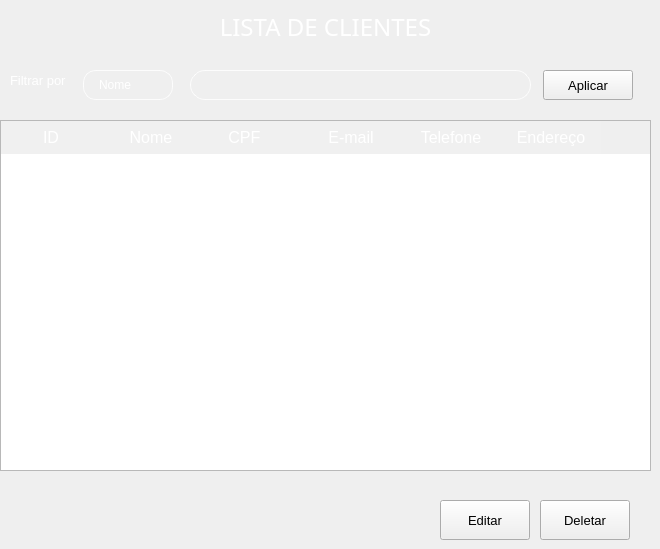
    <widget class="QWidget" name="page">
     <widget class="QLabel" name="label_46">
      <property name="geometry">
       <rect>
        <x>0</x>
        <y>0</y>
        <width>651</width>
        <height>55</height>
       </rect>
      </property>
      <property name="font">
       <font>
        <family>Montserrat Medium</family>
        <pointsize>14</pointsize>
        <italic>false</italic>
       </font>
      </property>
      <property name="styleSheet">
       <string notr="true">QLabel {
	background-color: qlineargradient(spread:pad, x1:0, y1:0, x1:0, y1:1, 
                                 stop:0 rgba(0, 50, 150, 255), 
                                 stop:1 rgba(51, 156, 255, 255));
	color: rgb(255, 255, 255);
    border: 1one;                         /* Remove borda padrão */
    }
</string>
      </property>
      <property name="text">
       <string>&lt;html&gt;&lt;head/&gt;&lt;body&gt;&lt;p align=&quot;center&quot;&gt;&lt;span style=&quot; font-size:18pt; color:#ffffff;&quot;&gt;LISTA DE CLIENTES&lt;/span&gt;&lt;/p&gt;&lt;/body&gt;&lt;/html&gt;</string>
      </property>
     </widget>
     <widget class="QTableWidget" name="tablewidgetClientes">
      <property name="geometry">
       <rect>
        <x>0</x>
        <y>120</y>
        <width>651</width>
        <height>351</height>
       </rect>
      </property>
      <property name="font">
       <font>
        <family>MS Shell Dlg 2</family>
        <pointsize>12</pointsize>
        <weight>50</weight>
        <bold>false</bold>
       </font>
      </property>
      <property name="styleSheet">
       <string notr="true">/* Remove todos os espaços e bordas entre os cabeçalhos */
QHeaderView {
    border: 1px;                         /* Remove bordas externas */
    margin: 0px;                         /* Remove margens */
    padding: 0px;                        /* Remove espaçamento */
}

/* Cabeçalho horizontal (linha de títulos) */
QHeaderView::section:horizontal {
    background-color: rgba(255, 255, 255, 20);  /* Azul */
    color: white;
    border: 1px;                         /* Sem bordas */
    padding: 5px 10px;                   /* Espaçamento interno */
}

/* Cabeçalho vertical (linha lateral) */
QHeaderView::section:vertical {
    background-color: rgba(255, 255, 255, 20);  /* Mesmo azul */
    color: white;
    border: 1px;
    padding: 10px 5px;
}

/* Canto superior esquerdo (onde os cabeçalhos se encontram) */
QTableCornerButton::section {
    background-color: rgba(255, 255, 255, 20);  /* Azul para unificar visual */
    border: 1px;
}</string>
      </property>
      <column>
       <property name="text">
        <string>ID</string>
       </property>
      </column>
      <column>
       <property name="text">
        <string>Nome</string>
       </property>
      </column>
      <column>
       <property name="text">
        <string>CPF   </string>
       </property>
      </column>
      <column>
       <property name="text">
        <string>E-mail</string>
       </property>
      </column>
      <column>
       <property name="text">
        <string>Telefone</string>
       </property>
      </column>
      <column>
       <property name="text">
        <string>Endereço</string>
       </property>
      </column>
     </widget>
     <widget class="QPushButton" name="editButton">
      <property name="geometry">
       <rect>
        <x>440</x>
        <y>500</y>
        <width>90</width>
        <height>40</height>
       </rect>
      </property>
      <property name="font">
       <font>
        <family>MS Shell Dlg 2</family>
        <pointsize>10</pointsize>
        <weight>50</weight>
        <italic>false</italic>
        <bold>false</bold>
       </font>
      </property>
      <property name="text">
       <string>Editar</string>
      </property>
     </widget>
     <widget class="QPushButton" name="dellButton">
      <property name="geometry">
       <rect>
        <x>540</x>
        <y>500</y>
        <width>90</width>
        <height>40</height>
       </rect>
      </property>
      <property name="font">
       <font>
        <family>MS Shell Dlg 2</family>
        <pointsize>10</pointsize>
        <weight>50</weight>
        <italic>false</italic>
        <bold>false</bold>
       </font>
      </property>
      <property name="text">
       <string>Deletar</string>
      </property>
     </widget>
     <widget class="QLabel" name="label_13">
      <property name="geometry">
       <rect>
        <x>10</x>
        <y>70</y>
        <width>60</width>
        <height>20</height>
       </rect>
      </property>
      <property name="font">
       <font>
        <pointsize>10</pointsize>
       </font>
      </property>
      <property name="styleSheet">
       <string notr="true">QLabel {
    background: transparent;
    color: white; /* ou o azul da paleta: #339CFF */
    border: 1one;
    padding: 0px;
}
</string>
      </property>
      <property name="text">
       <string>Filtrar por</string>
      </property>
     </widget>
     <widget class="QPushButton" name="btn_pesquisa">
      <property name="geometry">
       <rect>
        <x>543</x>
        <y>70</y>
        <width>90</width>
        <height>30</height>
       </rect>
      </property>
      <property name="font">
       <font>
        <pointsize>10</pointsize>
       </font>
      </property>
      <property name="text">
       <string>Aplicar</string>
      </property>
     </widget>
     <widget class="QComboBox" name="combo_pesquisa">
      <property name="geometry">
       <rect>
        <x>83</x>
        <y>70</y>
        <width>90</width>
        <height>30</height>
       </rect>
      </property>
      <property name="styleSheet">
       <string notr="true">QComboBox {
    border: 1px solid rgba(255, 255, 255, 200);  /* Borda visível */
    border-radius: 13px;
    background-color: transparent;              /* Totalmente transparente */
    padding: 5px 15px;
    color: white;
    font-size: 12px;
    background-clip: padding-box;
}

QComboBox:focus {
    border: 1px solid rgba(255, 255, 255, 255);  /* Borda mais forte no foco */
    background-color: rgba(255, 255, 255, 36);   /* Leve destaque no foco */
}

/* Remove o botão e a seta */
QComboBox::drop-down {
    border: 1one;
    background: transparent;
    width: 0px;  /* Esconde o espaço reservado pra seta */
}

QComboBox::down-arrow {
    width: 0;
    height: 0;
    border: 1one;
}

/* Dropdown com estilo flat e legível */
QComboBox QAbstractItemView {
    background-color: #2A2A2A;              /* Fundo da lista */
    color: white;                           /* Texto das opções */
    border: 1px solid rgba(255, 255, 255, 50);
    border-radius: 8px;
    selection-background-color: #339CFF;    /* Azul no hover/seleção */
    selection-color: black;
}
</string>
      </property>
      <property name="currentText">
       <string>Nome</string>
      </property>
      <property name="placeholderText" stdset="0">
       <string/>
      </property>
      <item>
       <property name="text">
        <string>Nome</string>
       </property>
      </item>
      <item>
       <property name="text">
        <string>CPF</string>
       </property>
      </item>
     </widget>
     <widget class="QLineEdit" name="line_pesquisa_CLIENTE">
      <property name="geometry">
       <rect>
        <x>190</x>
        <y>70</y>
        <width>341</width>
        <height>30</height>
       </rect>
      </property>
      <property name="styleSheet">
       <string notr="true">QLineEdit {
    /* Borda e fundo */
    border: 1px solid rgba(255, 255, 255, 200);
    border-radius: 15px;
    background-color: rgba(0, 0, 0, 0); /* Totalmente transparente */
    
    /* Espaçamento interno */
    padding: 5px 15px;
    
    /* Cor do texto */
    color: white;
    
    /* Melhora a renderização */
    background-clip: padding-box;
}

/* Efeito ao focar */
QLineEdit:focus {
    border: 1px solid rgba(255, 255, 255, 255);
    background-color: rgba(255, 255, 255, 36);
}</string>
      </property>
      <property name="placeholderText">
       <string/>
      </property>
     </widget>
    </widget>
